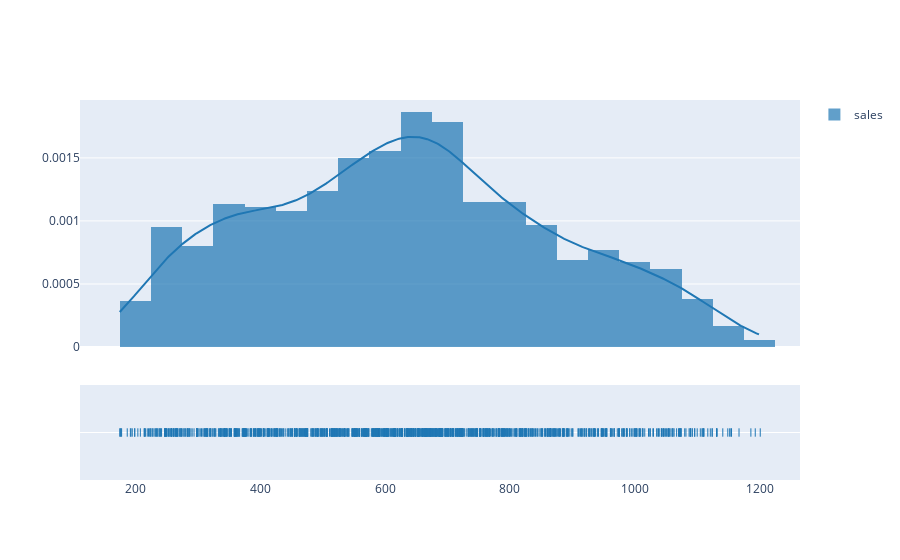

The notebook cell this image was saved under:
### Markdown cell above
## KDE

### Code cell
import plotly.figure_factory as ff

df_plot = df_sales[["date", "item_count"]].groupby("date").sum().reset_index()
fig = ff.create_distplot([df_plot["item_count"].values], ["sales"], curve_type='kde', bin_size=50)
fig.update_layout(bargap=0.0,bargroupgap=0.0)
fig.show()

### Figure 1 — Plotly figure (JSON) as saved in the notebook; plotly's stock layout.template omitted (floating-point values rounded to 4 significant figures; data arrays with more than 128 entries replaced by an {"elided": "..."} marker saying what was removed)
{"data": [{"autobinx": false, "histnorm": "probability density", "legendgroup": "sales", "marker": {"color": "rgb(31, 119, 180)"}, "name": "sales", "opacity": 0.7, "type": "histogram", "x": {"elided": "1096 int values"}, "xaxis": "x", "xbins": {"end": 1201, "size": 50, "start": 175}, "yaxis": "y"}, {"legendgroup": "sales", "marker": {"color": "rgb(31, 119, 180)"}, "mode": "lines", "name": "sales", "showlegend": false, "type": "scatter", "x": {"elided": "500 float values"}, "xaxis": "x", "y": {"elided": "500 float values"}, "yaxis": "y"}, {"legendgroup": "sales", "marker": {"color": "rgb(31, 119, 180)", "symbol": "line-ns-open"}, "mode": "markers", "name": "sales", "showlegend": false, "type": "scatter", "x": {"elided": "1096 int values"}, "xaxis": "x", "y": {"elided": "1096 str values"}, "yaxis": "y2"}], "layout": {"bargap": 0, "bargroupgap": 0, "barmode": "overlay", "hovermode": "closest", "legend": {"traceorder": "reversed"}, "xaxis": {"anchor": "y2", "domain": [0, 1], "zeroline": false}, "yaxis": {"anchor": "free", "domain": [0.35, 1], "position": 0}, "yaxis2": {"anchor": "x", "domain": [0, 0.25], "dtick": 1, "showticklabels": false}}}
